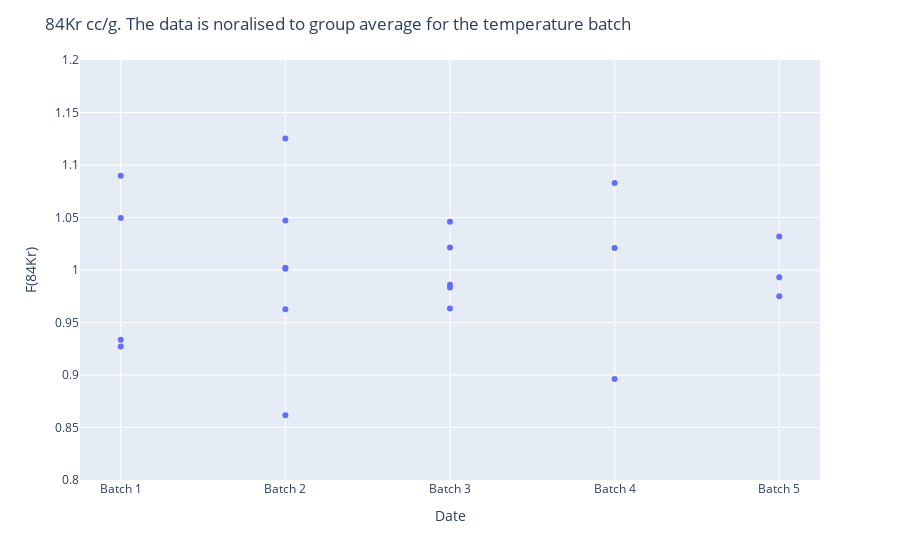

The notebook cell saved with this chart:
### Code cell
fig3 = px.scatter(df, x=df['Batch'], y=df['84Kr % delta'], log_y=False)
#fig.add_scatter(x=dft.index, y=f['fa/mbar'], mode='scatter', name='Nitrogen')



fig3.update_layout(
    title="84Kr cc/g. The data is noralised to group average for the temperature batch",
    xaxis_title="Date",
    yaxis_title="F(84Kr) ")

fig3.update_yaxes(range=[0.8,1.2]) 
fig3.update_xaxes

fig3.show()

### Figure 1 — Plotly figure (JSON) as saved in the notebook; plotly's stock layout.template omitted (floating-point values rounded to 4 significant figures)
{"data": [{"hovertemplate": "Batch=%{x}<br>84Kr % delta=%{y}<extra></extra>", "legendgroup": "", "marker": {"color": "#636efa", "symbol": "circle"}, "mode": "markers", "name": "", "showlegend": false, "type": "scatter", "x": ["Batch 1", "Batch 1", "Batch 1", "Batch 1", "Batch 2", "Batch 2", "Batch 2", "Batch 2", "Batch 2", "Batch 2", "Batch 2", "Batch 3", "Batch 3", "Batch 3", "Batch 3", "Batch 3", "Batch 4", "Batch 4", "Batch 4", "Batch 4", "Batch 4", "Batch 4", "Batch 5", "Batch 5", "Batch 5", "Batch 5", "Batch 5"], "xaxis": "x", "y": [0.9336, 0.9272, 1.049, 1.09, 1.047, null, 1.125, 0.8616, 0.9627, 1.002, 1.001, 1.021, 0.986, 1.046, 0.9832, 0.9634, 1.083, null, 0.8962, 1.021, null, null, 1.032, null, 0.9932, null, 0.975], "yaxis": "y"}], "layout": {"legend": {"tracegroupgap": 0}, "margin": {"t": 60}, "title": {"text": "84Kr cc/g. The data is noralised to group average for the temperature batch"}, "xaxis": {"anchor": "y", "domain": [0, 1], "title": {"text": "Date"}}, "yaxis": {"anchor": "x", "domain": [0, 1], "range": [0.8, 1.2], "title": {"text": "F(84Kr) "}}}}
